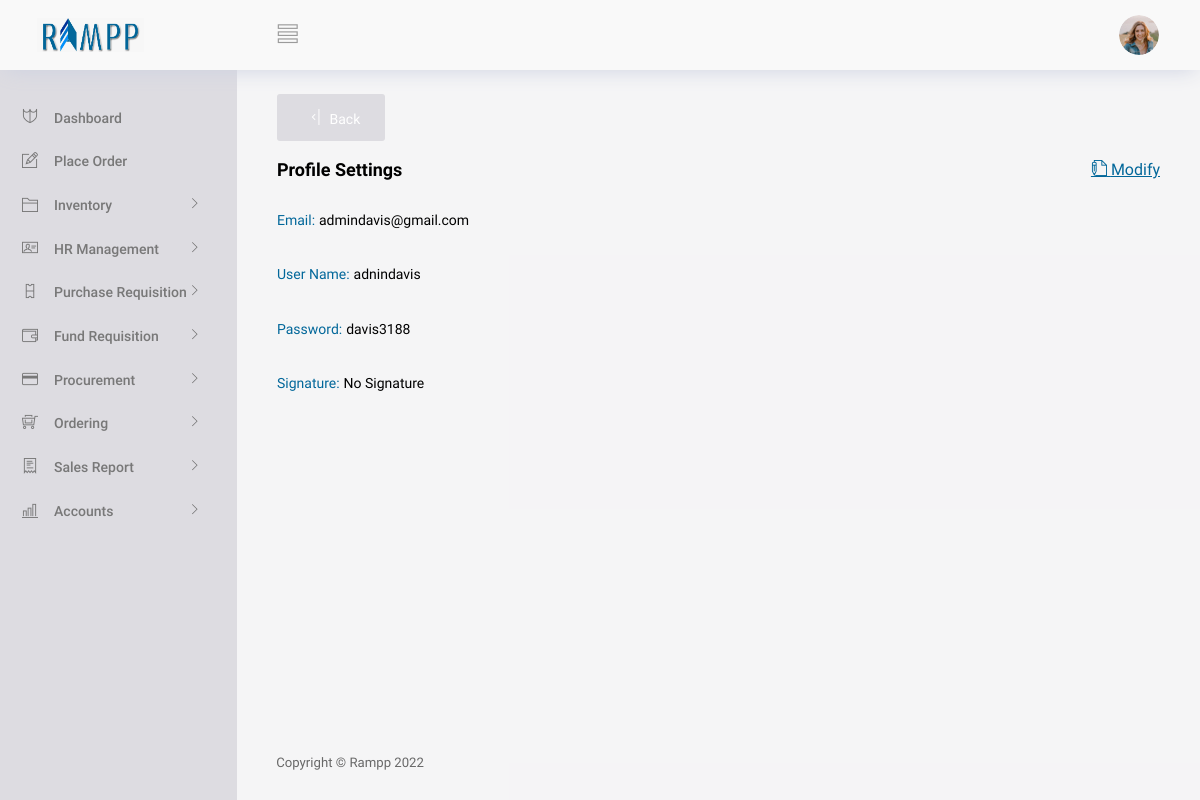
/View/settings/userSettings.php?modify=0 (signed in), run on the app's committed database.
### tables this page shows
CREATE TABLE IF NOT EXISTS `users` (
  `fname` varchar(100) NOT NULL,
  `lname` varchar(100) NOT NULL,
  `uname` varchar(100) NOT NULL,
  `pword` varchar(100) NOT NULL,
  `privilege` varchar(100) NOT NULL,
  `email` varchar(200) NOT NULL,
  `address` varchar(200) NOT NULL,
  `phone` varchar(16) NOT NULL,
  `sex` varchar(10) NOT NULL,
  `designation` varchar(200) NOT NULL,
  `profilepic` varchar(200) DEFAULT NULL,
  `signature` varchar(200) DEFAULT NULL,
  `id` int(200) NOT NULL AUTO_INCREMENT,
  `staffTag` int(100) DEFAULT NULL,
  PRIMARY KEY (`id`),
  UNIQUE KEY `uname` (`uname`)
);

### Controller/generalController.php (called while the page is built, shortened)
<?php
class GeneralController
{
    function getProfileDetails($conn, $username)
    {
        $query = "SELECT * FROM users WHERE uname='$username'";
        $result = ($conn->query($query));
        if ($result->num_rows > 0) {
            $row = $result->fetch_all(MYSQLI_ASSOC);
            return $row;
        }
    }
}

### View/settings/userSettings.php (the view, shortened to what this page needs)
<?php
   if(isset($_SESSION['validuser']))
   {
     include("../partials/_header.php");
     require("../../Controller/generalController.php");
     $conn = conString1();
     $UserUtils = new GeneralController();
     $username = $_SESSION['validuser'];
     $data = $UserUtils-> getProfileDetails($conn,$username);
?>
<body>
  <div class="container-scroller">
    <?php  include("../partials/_navbar.php"); ?>
    <div class="container-fluid page-body-wrapper">
      <div class="main-panel">
        <div class="content-wrapper gbgn">
        <button type="button" id="back" class="btn btn-icon-text text-white" style="background:#dddce1;" onClick="window.history.back()">
          <i class="ti-shift-left-alt btn-icon-append"></i>
          Back
        </button>
          <br/>
          <br/>
          <div class="row">
            <div class="col-md-12 grid-margin">
              <div class="d-flex justify-content-between align-items-center">
                <div>
                  <h4 class="font-weight-bold mb-0">Profile Settings</h4>
                </div>
                <div>
                    <?php
                    if($_REQUEST['modify'] == 0){
                    ?>
                    <a style="color:#02679a;" href="#" onclick="modify()"><i class="ti-write btn-icon-prepend" ></i> Modify</a>
                    <?php
                    }
                    ?>
                </div>
              </div>
            </div>
          </div>
         <div class="row">
         <div class="col-md-8 grid-margin ">
              <div class="" >
                <div class="">
              <?php
              if($_REQUEST['modify'] == 1){
              ?>
                  <form class="forms-sample" action="../../Controller/settingsController.php" method="post" enctype="multipart/form-data">
                  <input  name="id" type="hidden" class="form-control" id="exampleInputUsername1" value="<?php echo $data[0]['id']?>">
                    <div class="form-group row">
                        <div class="col-12">
                            <div class="form-group">
                                <label for="exampleInputUsername1">Email</label>
                                <input name="email" type="email" class="form-control" id="exampleInputUsername1" value="<?php echo $data[0]['email']?>">
                            </div>
                        </div>
                        <div class="col-12">
                            <div class="form-group">
                                <label for="exampleInputUsername1">User Name</label>
                                <input name="username" type="text" class="form-control" id="exampleInputUsername1" value="<?php echo $data[0]['uname']?>" >
                            </div>
                        </div>
                        <div class="col-12">
                            <div class="form-group">
                                <label for="exampleInputUsername1">Password</label>
                                <input name="pwd" type="password" class="form-control" id="exampleInputUsername1" value="<?php echo $data[0]['pword']?>">
                            </div>
                        </div>
                        <div class="col-12">
                            <div class="form-group">
                                <label for="exampleInputUsername1">Signature</label>
                                <input name="signature" type="file" class="form-control" id="exampleInputUsername1" >
                            </div>
                        </div>
                    </div>
                    <button name="update" type="submit" class="btn btn-primary me-2" style="background:#02679a;color:white;" onClick="updating(this)">Update</button>
                    <button class="btn btn-light">Cancel</button>
                  </form>
                  <?php
                    }
                    else if($_REQUEST['modify'] == 0){
                    ?>
                    <div class="form-group row">
                        <div class="col-12">
                            <div class="form-group">
                                <label for="exampleInputUsername1"style="color:#02679a;">Email: </label>
                                <label for="exampleInputUsername1"><?php echo $data[0]['email']?></label>
                            </div>
                        </div>
                        <div class="col-12">
                            <div class="form-group">
                                <label for="exampleInputUsername1" style="color:#02679a;">User Name: </label>
                                <label for="exampleInputUsername1"><?php echo $data[0]['uname']?></label>
                            </div>
                        </div>
                        <div class="col-12">
                            <div class="form-group">
                                <label for="exampleInputUsername1"style="color:#02679a;">Password: </label>
                                <label for="exampleInputUsername1"><?php echo $data[0]['pword']?></label>
                            </div>
                        </div>
                        <div class="col-12">
                            <div class="form-group">
                                <label for="exampleInputUsername1"style="color:#02679a;">Signature: </label>
                                <?php
                                    if ($data[0]['signature']) {
                                ?>
                                <img src="<?php echo '../'.$data[0]['signature']?>" alt="signature">
                                <?php
                                }else{
                                ?>
                                <label for="exampleInputUsername1">No Signature</label>
                                <?php
                                }
                                ?>
                            </div>
                        </div>
                    </div>
                  <?php
                    }
                    ?>
                </div>
              </div>
            </div>
         </div>
        </div>
        <?php include("../partials/_footer.php"); ?>
      </div>
    </div>
  </div>
  <?php
 include("../partials/_script.php");
?>
<?php
 }
 else
 {
     header("Location: ../../index.php?message=loginNot");
     exit;
 }
?>

### www/css/s1.css (style rules this page uses)
.gbgn { background-color: #dddce14d !important; }

### data on the page
users: email "admindavis@gmail.com", uname "adnindavis", pword "davis3188"
